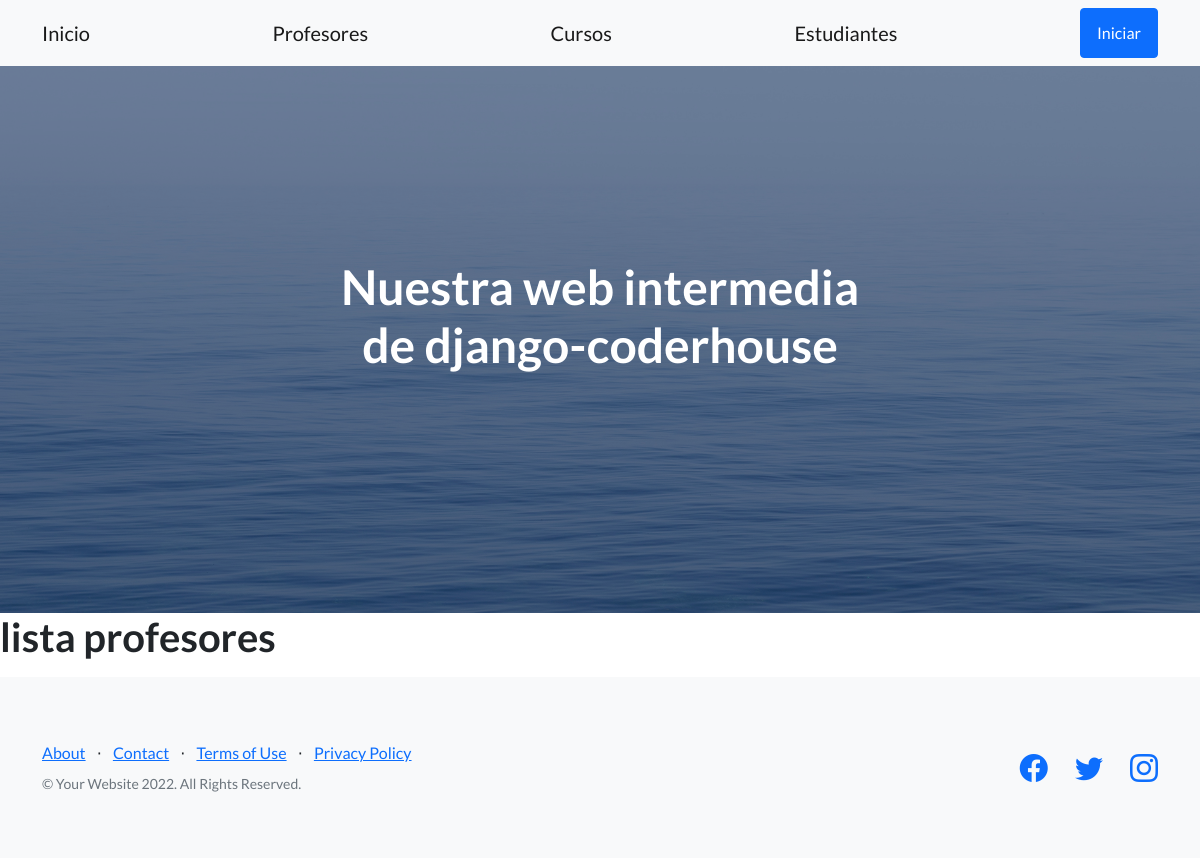
Before: /app-coder/listaprofesores/ with the older database file.
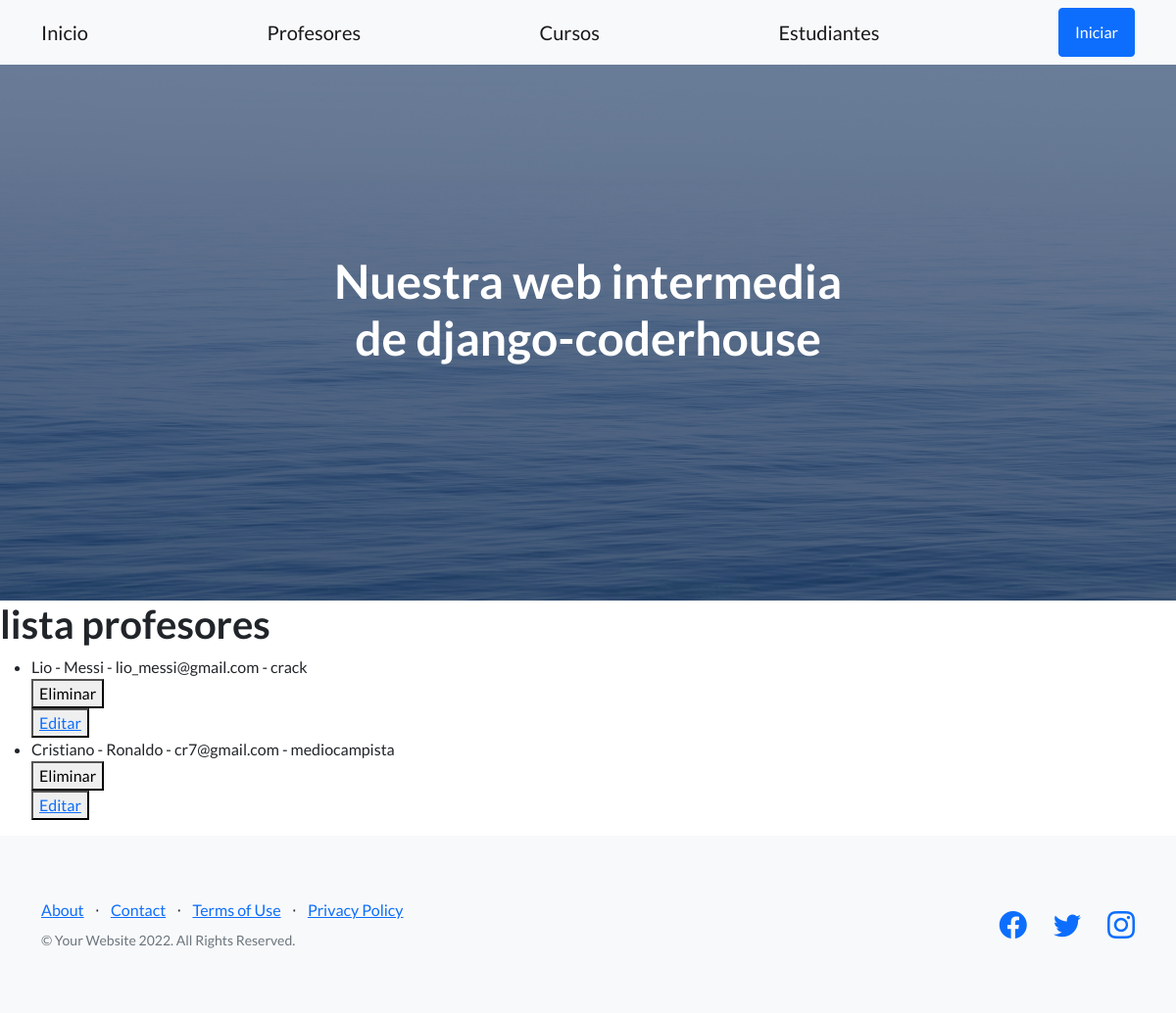
After: the same page with the newer database file.
### AppCoder/models.py (models this page shows)
class Profesor(models.Model):
    nombre = models.CharField(max_length=50)
    apellido = models.CharField(max_length=50)
    email = models.EmailField()
    profesion = models.CharField(max_length=50)
    def __str__(self) -> str:
        return f"{self.nombre} - {self.apellido} - {self.email} - {self.profesion}"

### AppCoder/views.py (the view)
# urls.py: path("listaprofesores/", listaProfesores, name="listaProfesores"),
def listaProfesores(request):
    profesores=Profesor.objects.all()
    return render(request, "leerprofesores.html", {"profesores":profesores})

### AppCoder/template/leerprofesores.html
{% extends 'padre.html' %}
{% load static %}
{% block contenidoQueCambia %}
   <h1>
        lista profesores
   </h1>
   <ul>
        {% for profesor in profesores %}
            <li>
                {{profesor}}
            </li>
            <div>
                <form action="{% url 'eliminaprofesor' profesor.id %}" method="POST"> {% csrf_token %}
                    <button type="submit">Eliminar</button>
                </form>
                <button>
                    <a href="{% url 'EditarProfesor' profesor.id %}">Editar</a>
                </button>
            </div>
        {% endfor %}
   </ul>
{% endblock contenidoQueCambia %}

Changed rows visible on the page:
added Profesor: nombre+apellido+email "Lio - Messi - lio_messi@gmail.com - crack"
added Profesor: nombre+apellido+email "Cristiano - Ronaldo - cr7@gmail.com - mediocampista"
